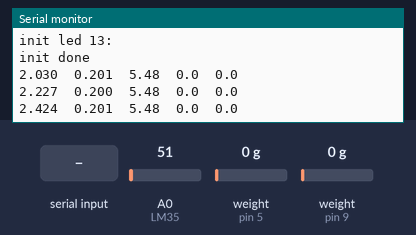
The sketch below on a simulated Arduino Uno, built with avr-gcc and run on an emulated ATmega328P. On the bench: the last lines printed to the serial monitor. Inputs (shaded band) come from the test bench; at power-on: weight on the scale (sensors on pin 5, pin 9) 0 g, A0 (LM35) = 51.

Above: at 3.2 s.
3.3 s: "?" received over the second serial link
At 3.57 s:
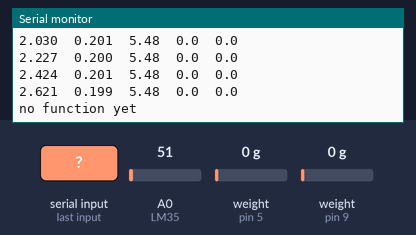
4.8 s: "1" received over the second serial link
At 5.25 s:
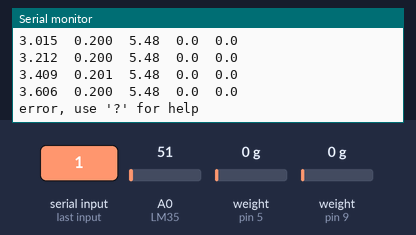
6.5 s: weight on the scale (sensor on pin 5) set to 100 g
At 6.57 s:
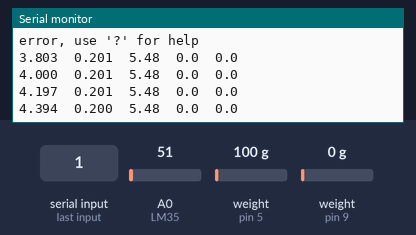
8.0 s: weight on the scale (sensor on pin 9) set to 100 g
At 8.24 s:
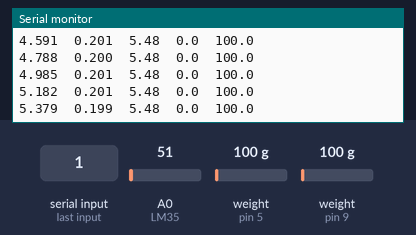
9.5 s: A0 (LM35) set to 61
At 9.58 s:
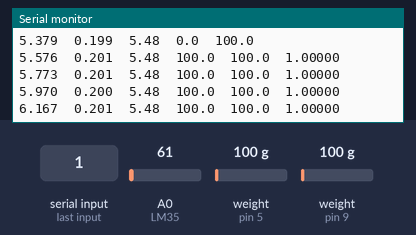
11.0 s: weight on the scale (sensor on pin 5) set to 1250 g
At 11.27 s:
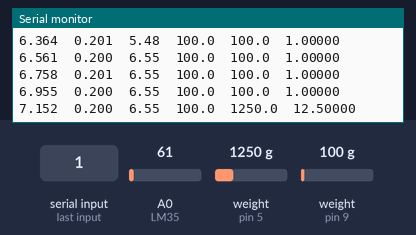
Timing chart, 0 to 13.5 s (numbered marks = the images above; inputs shaded):
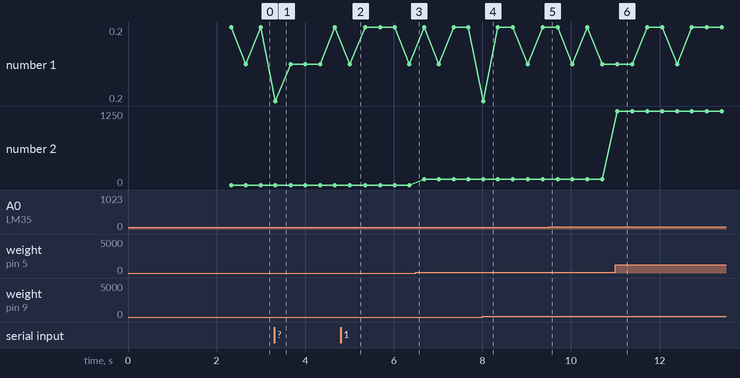

Measured:
- after the input at 3.3 s, the serial monitor: prints a new line after 0.06 s (image 1)
- after the input at 4.8 s, the serial monitor: prints a new line after 0.23 s (image 2)
- after the input at 11.0 s, the serial monitor: prints a new line at once (image 6)
- plotted number 2: 0 → 100 after the input at 6.5 s, 100 → 1250 after the input at 11.0 s

The sketch:

biikuta.ino
```cpp
#include "HX711.h" // https://github.com/bogde/HX711
#include <SoftwareSerial.h> // https://www.arduino.cc/en/Reference/SoftwareSerial

// create a serial port/UART
SoftwareSerial BT(11, 3); // to hc-06; pin receive, transmit
HX711 left_load_cell;
HX711 right_load_cell;
static const unsigned long min_wait = 3L;
static const unsigned long frequency = 5L; // every 200ms
static float scale = -34.f; // roughly grams
static const char separator = '\t';
static unsigned long tick = 0;

float calibrate_scale(const char* name, HX711 cell) {
	int tries = 0;
	do {
		cell.set_scale(1.f);
		scale = cell.get_units(10) / 1500.f;
		Serial.print("calibrate ");
		Serial.print(name);
		Serial.print(" scale=");
		Serial.println(scale);
	} while (++tries < 1);
	cell.set_scale(scale);
	return scale;
}

float calibrate_tare(const char* name, HX711 cell) {
	float offset = 0;
	cell.set_offset(offset);
	cell.tare();
	Serial.print("tare ");
	Serial.print(name);
	Serial.print(" offset=");
	offset = cell.get_offset();
	Serial.println(offset);
	return offset;
}

void setup() {
	// init serial: ////////////////////////////////////////////////////////////////////////////////
	Serial.begin(38400);
	while (!Serial) {
		delay(min_wait); // wait to settle down
		// wait for serial port to connect. Needed for native USB port only
		yield();
	}
	Serial.println("init BT:"); /////////////////////////////////////////////////////////////////////
	BT.begin(9600); //
	Serial.println("init temp:"); ///////////////////////////////////////////////////////////////////
	//analogReference(INTERNAL); // set 1.1v reference
	Serial.println("init force 1:"); ///////////////////////////////////////////////////////////////////
	left_load_cell.begin(9, 10); // dout, pd_sck; HX711 1 (left)
	left_load_cell.set_scale(scale); // this value is obtained by calibrating the scale with known weights; see the README for details
	left_load_cell.tare(); // set the scale
	//left_load_cell.power_down(); // put the ADC in sleep mode
	Serial.println("init force 2:"); /////////////////////////////////////////////////////////////////
	right_load_cell.begin(5, 6); // dout, pd_sck; HX711 2 (right)
	right_load_cell.set_scale(scale); // this value is obtained by calibrating the scale with known weights; see the README for details
	right_load_cell.tare(); // set the scale
	//right_load_cell.power_down(); // put the ADC in sleep mode
	Serial.println("init led 13:"); ///////////////////////////////////////////////////////////////////
	//pinMode(13, OUTPUT); // set pin 13 (default installed led) as an output
	Serial.println("init done"); //////////////////////////////////////////////////////////////////////
	BT.println();
	BT.println("tick;tock;temp;left;right");
	tick = millis();
}

void loop() {
	//float t1 = calibrate_tare("left", left_load_cell);
	//float t2 = calibrate_tare("right", right_load_cell);
	//float s1 = calibrate_scale("left", left_load_cell);
	//float s2 = calibrate_scale("right", right_load_cell);
	// //
	//Serial.println("tick");
	delay(1000 / frequency / 2);
	digitalWrite(13, HIGH);
	float current_millis=0, tock=millis(), temperature=0, left_force=0, right_force=0;
	// read all measures:
	current_millis = tick / 1000.0;
	temperature = analogRead(A0) / 9.31; // line where LM35 is connected, converted to celsius
	//left_load_cell.power_up();
	left_force = left_load_cell.get_units();
	//left_load_cell.power_down();
	//right_load_cell.power_up();
	right_force = right_load_cell.get_units();
	//right_load_cell.power_down();
	tock = (millis() - tock) / 1000.0;
	// output all measures
	if (1) {
		Serial.print(current_millis, 3);
		Serial.print(separator);
		Serial.print(tock, 3);
		Serial.print(separator);
		Serial.print(temperature, 2);
		Serial.print(separator);
		Serial.print(left_force, 1);
		Serial.print(separator);
		Serial.print(right_force, 1);
    Serial.print(separator);
    if (left_force != .0)
      Serial.print(right_force/left_force, 5);
		Serial.println();
	}
	if (1) {
		BT.print(current_millis, 3);
		BT.print(separator);
		BT.print(tock, 3);
		BT.print(separator);
		BT.print(temperature, 2); // line where LM35 is connected, converted to celsius
		BT.print(separator);
		BT.print(left_force, 1);
		BT.print(separator);
		BT.print(right_force, 1);
		BT.println();
		if (BT.available()) { // if text arrived in from BT serial...
			switch (BT.read()) {
				case '?':
					Serial.println("no function yet");
					BT.println("no function yet");
				break;
				default:
					Serial.println("error, use '?' for help");
					BT.println("error, use '?' for help");
				break;
			}
		}
	}
	digitalWrite(13, LOW);
	tick += 1000L / frequency - min_wait;
	while (millis() < tick) {
		delay(min_wait);
		yield();
	}
	//Serial.println("tock");
}
```
